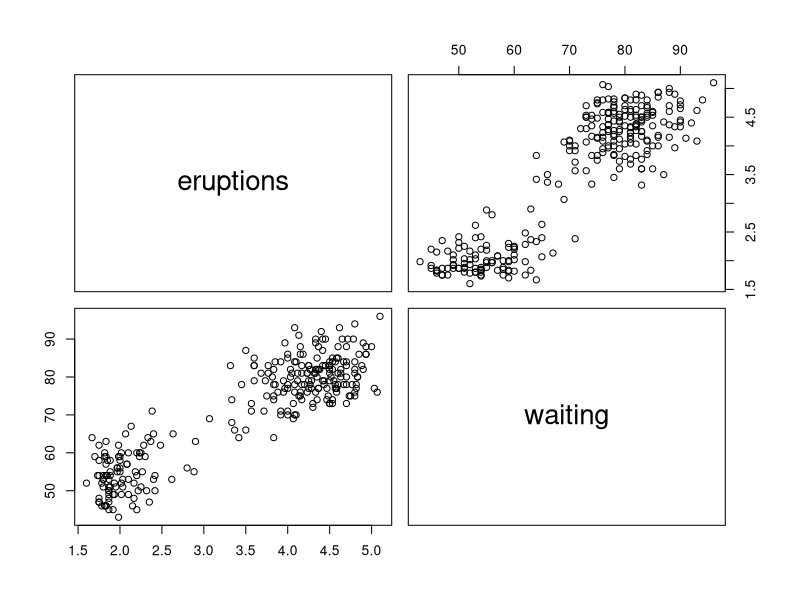
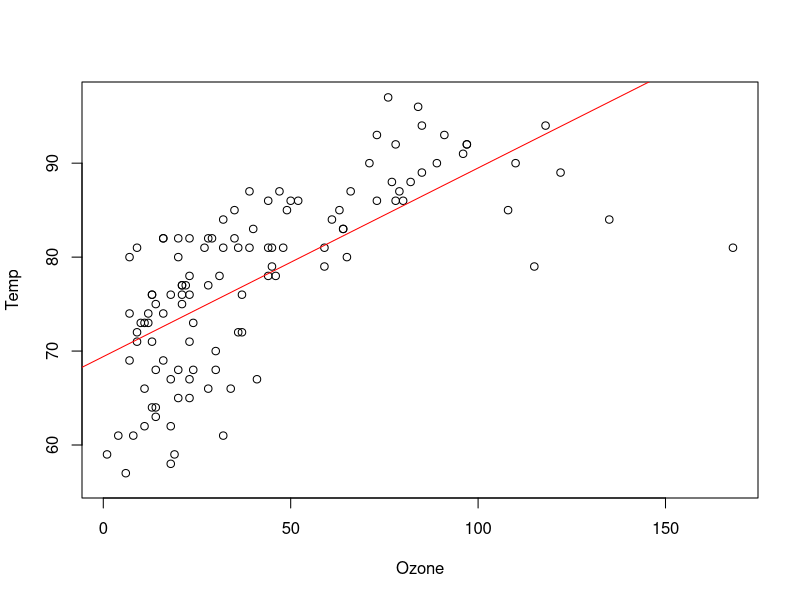
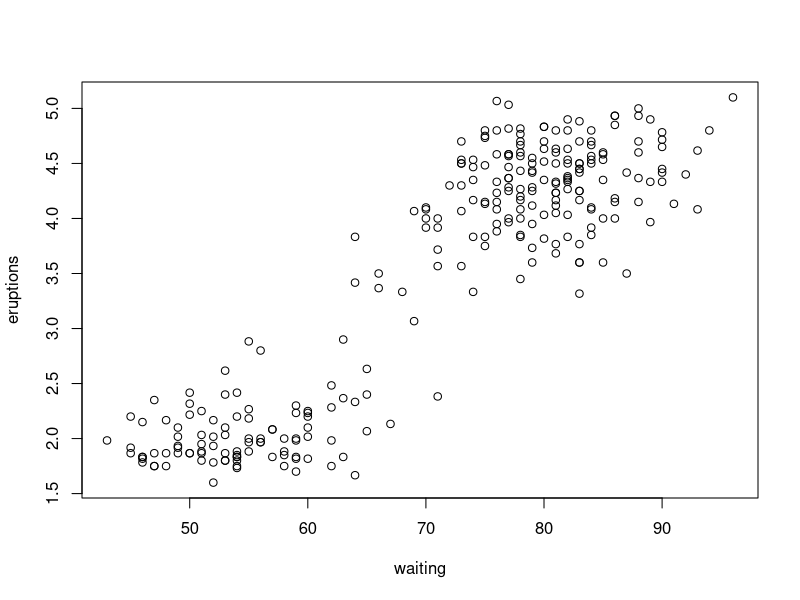

These charts were generated, in order, by the following R code:
#Exercise 1
data(faithful)
pairs(faithful[, c("eruptions", "waiting")])
cor(faithful[, c("eruptions", "waiting")], use="na.or.complete")
#r=.9008, therefore eruption time and waiting time are strongly positively correlated

#Exercise 2
data("airquality")
plot(Temp~Ozone, data=airquality)
abline(lm(Temp~Ozone, data=airquality), col="red")
mod.ozone = lm(Temp~Ozone, data=airquality)
summary(mod.ozone) 
#intercept = 69.4, p-value = 2e-16
#ozone regression coefficient (slope)=.2, p-value = 2e-16
#r^2=.49, therefore ozone and temperature are positively correlated and about half of the variation in Temperature can be explained by the linear relationship between Temperature and Ozone

plot(eruptions~waiting, data=faithful)
mod.faithful = lm(eruptions~waiting, data=faithful)
summary(mod.faithful)
#intercept==1.87, p-value = 2e-16
#slope=.07, p-value = 2e-16
#r^2=.81, where waiting time and eruption time are positively correlated (you see a longer eruption if you wait longer) and about 81% of the variation in eruption time can be explained by the linear relationship between eruption time and waiting time

#Exercise 3
res = residuals(mod.ozone)
RSS = sum(res^2) 
RSE = sqrt(RSS/summary(mod.ozone)$df[2]) #6.82
MSE = RSS/summary(mod.ozone)$df[2] #46.5 
anova(mod.ozone) #for confirmation

